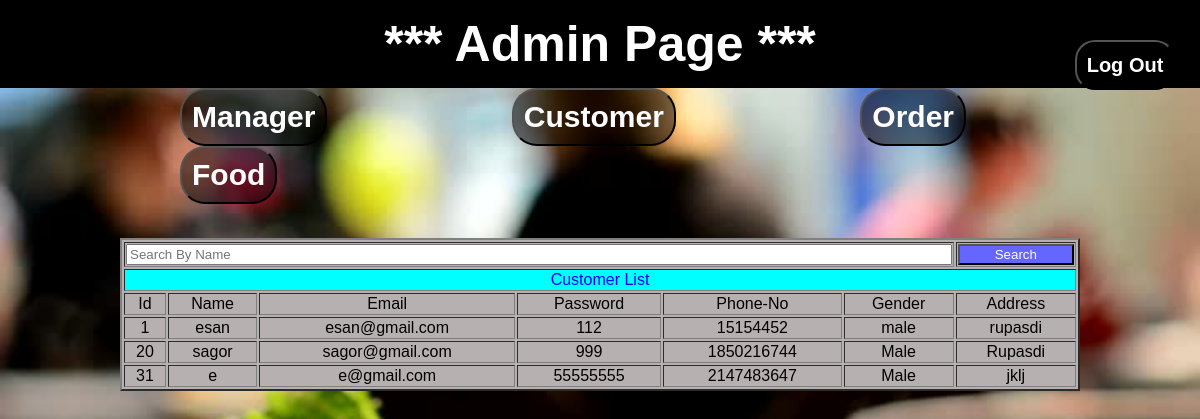
The page /customer/customerList.php (signed in) on the database its author committed.
### tables this page shows
CREATE TABLE `customer` (
  `id` int(20) NOT NULL,
  `name` varchar(20) NOT NULL,
  `email` varchar(20) NOT NULL,
  `password` int(20) NOT NULL,
  `phone no` int(20) NOT NULL,
  `gender` varchar(20) NOT NULL,
  `address` varchar(20) NOT NULL
);

### db/db_connect.php (called while the page is built, shortened)
<?php
	$serverName="localhost";
	$username="root";
	$password="";
	$db_name="restaurent";
	function get($query)
	{
		$data=array();
		global $serverName,$username,$password,$db_name;
		$conn=mysqli_connect($serverName,$username,$password,$db_name);
		$result=mysqli_query($conn,$query);
		if(mysqli_num_rows($result) > 0)
		{
			while($row=mysqli_fetch_assoc($result))
			{
				$entity=array();
				foreach($row as $k=>$v)
				{
					$entity[$k]=$row[$k];
				}
				$data[]=$entity;
			}
		}
		return $data;
	}
?>

### controllers/CustomerController.php (called while the page is built, shortened)
<?php
	require_once '../db/db_connect.php';
	function getAllCustomer()
	{
		$query ="SELECT * FROM customer";
		$customer = get($query);
		return $customer;
	}
?>

### customer/customerList.php (the view, shortened to what this page needs)
<html>
<head>
	<link rel="stylesheet" href="../css/LoginStyle.css">
</head>
<body>
<?php
require "../admin/adminPage.php";
require '../controllers/CustomerController.php';
$customer = getAllCustomer();
$s_value="";
?>
<table border="2" align="center" width="80%" bgcolor="#B7B0B0">
	<form method="post" action="">
		<tr><td colspan=6><input style="width:100%;" type="text" placeholder="Search By Name" name="search_value" value="<?php echo $s_value; ?>"></td>
		<td colspan=2><input style="width:100%; background-color:#6565ff; color:white" type="submit" name="searchManager" value="Search"></td></tr>
	</form>
	<tr align="center" bgcolor="#00FFFFFF">
		<td colspan=11><a href="customerList.php">Customer List</a></td>
	</tr>
	<tr align="center">
		<td>Id</td>
		<td>Name</td>
		<td>Email</td>
		<td>Password</td>
		<td>Phone-No</td>
		<td>Gender</td>
		<td>Address</td>
	</tr>
<?php
	foreach($customer as $r)
	{
		echo "<tr align='center'>";
		echo "<td>".$r["id"]."</td>";
		echo "<td>".$r["name"]."</td>";
		echo "<td>".$r["email"]."</td>";
		echo "<td>".$r["password"]."</td>";
		echo "<td>".$r["phone no"]."</td>";
		echo "<td>".$r["gender"]."</td>";
		echo "<td>".$r["address"]."</td>";
		echo "</tr>";
	}
?>
</table>
</body>
</html>

### css/LoginStyle.css (style rules this page uses)
body { margin:0; padding:0; background:url("../storage/image/background.jpg"); background-size:cover; font-family:sans-serif; }
a { text-decoration: none; }

### admin/adminPage.php (style rules this page uses)
body { margin:0; padding:0; background:url("../storage/image/background.jpg"); background-size:cover; font-family:sans-serif; }

### rows shown on the page
customer: id "1", name "esan", email "esan@gmail.com", password "112", phone no "15154452", gender "male", address "rupasdi"
customer: id "20", name "sagor", email "sagor@gmail.com", password "999", phone no "1850216744", gender "Male", address "Rupasdi"
customer: id "31", name "e", email "e@gmail.com", password "55555555", phone no "2147483647", gender "Male", address "jklj"
